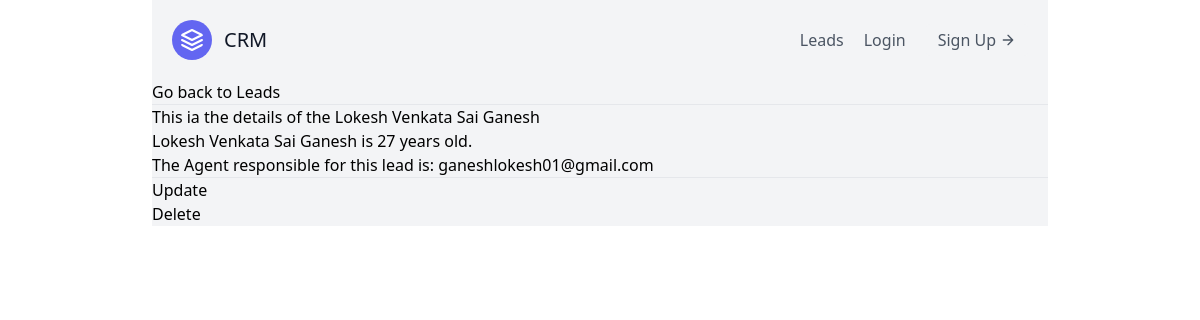
/leads/6/, run on the app's committed database.
### leads/models.py (models this page shows)
class LEAD(models.Model):
    first_name = models.CharField(max_length=20)
    last_name = models.CharField(max_length=20)
    age = models.IntegerField(default=0)
    agent = models.ForeignKey("Agent", on_delete=models.CASCADE)
    def __str__(self) -> str:
        return f"{self.first_name} {self.last_name}"

class Agent(models.Model):
    user = models.ForeignKey('User', on_delete=models.CASCADE)
    def __str__(self) -> str:
        return self.user.email

class User(AbstractUser):
    pass

### leads/views.py (the view)
# urls.py: path('<int:pk>/', lead_details, name="lead-details"),
def lead_details(request, pk):
    lead = LEAD.objects.get(id=pk)
    context = {
        'lead': lead
    }
    return render(request, "leads/lead_details.html", context)

### templates/leads/lead_details.html
{% extends "base.html" %}
{% block content %}
    <a href="{% url 'leads:lead-list' %}">Go back to Leads</a>
    <hr />
    <h1>This ia the details of the {{ lead }}</h1>
    <h3>{{ lead }} is {{lead.age}} years old.</h3>
    <p>The Agent responsible for this lead is: {{lead.agent}}</p>
    <hr />
    <a href="{% url 'leads:update-lead' lead.pk %}"><h4>Update</h4></a>
    <a href="{% url 'leads:delete-lead' lead.pk %}"><h4>Delete</h4></a>
{% endblock content %}

### data on the page
LEAD: first_name+last_name "Lokesh Venkata Sai Ganesh", age "27", agent "ganeshlokesh01@gmail.com"
